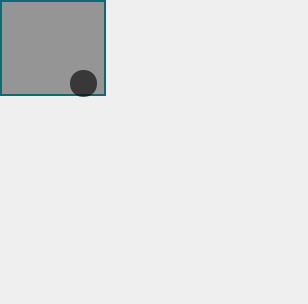
<?xml version="1.0" encoding="UTF-8"?>
<ui version="4.0">
 <class>QRCodeWidget</class>
 <widget class="QWidget" name="QRCodeWidget">
  <property name="geometry">
   <rect>
    <x>0</x>
    <y>0</y>
    <width>308</width>
    <height>304</height>
   </rect>
  </property>
  <property name="windowTitle">
   <string>QRCodeWidget</string>
  </property>
  <property name="styleSheet">
   <string notr="true">QWidget#title,#bottom
{
	background:#FFFFFF;
	border:none;
}

QWidget#qrcodebk
{
	border:2px solid #1ba9ba;
}

QWidget#wtl
{
	border-left:2px solid #1ba9ba;
	border-top:2px solid #1ba9ba;
}

QWidget#wtr
{
	border-right:2px solid #1ba9ba;
	border-top:2px solid #1ba9ba;
}

QWidget#wbl
{
	border-left:2px solid #1ba9ba;
	border-bottom:2px solid #1ba9ba;
}

QWidget#wbr
{
	border-right:2px solid #1ba9ba;
	border-bottom:2px solid #1ba9ba;
}

QWidget#splitLine
{
	background-color: qlineargradient(spread:pad, x1:0, y1:0, x2:1, y2:0, stop:0 #001ba9ba,stop:0.2 #1ba9ba, stop:0.8 #1ba9ba, stop:1 #001ba9ba);
}

QWidget#bt,#bb,#bl,#br
{
	background-color:#60000000;
}
QWidget#center
{
	background-color:#01000000;
}

QPushButton#btnClose{
 border:none;
border-radius: 13px;
background:#A0000000;
image:url(:/Images/close_hover.png);
}
QPushButton#btnClose:hover{
	background:#F25561;
}
QPushButton#btnClose:pressed{
	background:#E74450;
}</string>
  </property>
  <layout class="QHBoxLayout" name="horizontalLayout_2">
   <property name="spacing">
    <number>0</number>
   </property>
   <property name="leftMargin">
    <number>0</number>
   </property>
   <property name="topMargin">
    <number>0</number>
   </property>
   <property name="rightMargin">
    <number>0</number>
   </property>
   <property name="bottomMargin">
    <number>0</number>
   </property>
   <item>
    <widget class="QWidget" name="bk" native="true">
     <widget class="QWidget" name="qrcodebk" native="true">
      <property name="geometry">
       <rect>
        <x>0</x>
        <y>0</y>
        <width>106</width>
        <height>96</height>
       </rect>
      </property>
      <property name="cursor">
       <cursorShape>OpenHandCursor</cursorShape>
      </property>
      <layout class="QVBoxLayout" name="verticalLayout_2">
       <property name="spacing">
        <number>0</number>
       </property>
       <property name="leftMargin">
        <number>0</number>
       </property>
       <property name="topMargin">
        <number>0</number>
       </property>
       <property name="rightMargin">
        <number>0</number>
       </property>
       <property name="bottomMargin">
        <number>0</number>
       </property>
       <item>
        <widget class="QWidget" name="bt" native="true">
         <property name="minimumSize">
          <size>
           <width>0</width>
           <height>48</height>
          </size>
         </property>
         <property name="maximumSize">
          <size>
           <width>16777215</width>
           <height>48</height>
          </size>
         </property>
        </widget>
       </item>
       <item>
        <widget class="QWidget" name="widget_2" native="true">
         <layout class="QHBoxLayout" name="horizontalLayout">
          <property name="spacing">
           <number>0</number>
          </property>
          <property name="leftMargin">
           <number>0</number>
          </property>
          <property name="topMargin">
           <number>0</number>
          </property>
          <property name="rightMargin">
           <number>0</number>
          </property>
          <property name="bottomMargin">
           <number>0</number>
          </property>
          <item>
           <widget class="QWidget" name="bl" native="true">
            <property name="minimumSize">
             <size>
              <width>48</width>
              <height>0</height>
             </size>
            </property>
            <property name="maximumSize">
             <size>
              <width>48</width>
              <height>16777215</height>
             </size>
            </property>
           </widget>
          </item>
          <item>
           <widget class="QWidget" name="center" native="true">
            <widget class="QWidget" name="wtl" native="true">
             <property name="geometry">
              <rect>
               <x>140</x>
               <y>140</y>
               <width>22</width>
               <height>22</height>
              </rect>
             </property>
             <property name="minimumSize">
              <size>
               <width>22</width>
               <height>22</height>
              </size>
             </property>
             <property name="maximumSize">
              <size>
               <width>22</width>
               <height>22</height>
              </size>
             </property>
            </widget>
            <widget class="QWidget" name="wtr" native="true">
             <property name="geometry">
              <rect>
               <x>202</x>
               <y>140</y>
               <width>22</width>
               <height>22</height>
              </rect>
             </property>
             <property name="minimumSize">
              <size>
               <width>22</width>
               <height>22</height>
              </size>
             </property>
             <property name="maximumSize">
              <size>
               <width>22</width>
               <height>22</height>
              </size>
             </property>
            </widget>
            <widget class="QWidget" name="wbr" native="true">
             <property name="geometry">
              <rect>
               <x>212</x>
               <y>150</y>
               <width>22</width>
               <height>22</height>
              </rect>
             </property>
             <property name="minimumSize">
              <size>
               <width>22</width>
               <height>22</height>
              </size>
             </property>
             <property name="maximumSize">
              <size>
               <width>22</width>
               <height>22</height>
              </size>
             </property>
            </widget>
            <widget class="QWidget" name="wbl" native="true">
             <property name="geometry">
              <rect>
               <x>150</x>
               <y>150</y>
               <width>22</width>
               <height>22</height>
              </rect>
             </property>
             <property name="minimumSize">
              <size>
               <width>22</width>
               <height>22</height>
              </size>
             </property>
             <property name="maximumSize">
              <size>
               <width>22</width>
               <height>22</height>
              </size>
             </property>
            </widget>
            <widget class="QWidget" name="splitLine" native="true">
             <property name="geometry">
              <rect>
               <x>30</x>
               <y>40</y>
               <width>120</width>
               <height>4</height>
              </rect>
             </property>
             <property name="minimumSize">
              <size>
               <width>0</width>
               <height>4</height>
              </size>
             </property>
             <property name="maximumSize">
              <size>
               <width>16777215</width>
               <height>4</height>
              </size>
             </property>
            </widget>
           </widget>
          </item>
          <item>
           <widget class="QWidget" name="br" native="true">
            <property name="minimumSize">
             <size>
              <width>48</width>
              <height>0</height>
             </size>
            </property>
            <property name="maximumSize">
             <size>
              <width>48</width>
              <height>16777215</height>
             </size>
            </property>
           </widget>
          </item>
         </layout>
        </widget>
       </item>
       <item>
        <widget class="QWidget" name="bb" native="true">
         <property name="minimumSize">
          <size>
           <width>0</width>
           <height>48</height>
          </size>
         </property>
         <property name="maximumSize">
          <size>
           <width>16777215</width>
           <height>48</height>
          </size>
         </property>
        </widget>
       </item>
      </layout>
     </widget>
     <widget class="QPushButton" name="btnClose">
      <property name="geometry">
       <rect>
        <x>70</x>
        <y>70</y>
        <width>27</width>
        <height>27</height>
       </rect>
      </property>
      <property name="minimumSize">
       <size>
        <width>27</width>
        <height>27</height>
       </size>
      </property>
      <property name="maximumSize">
       <size>
        <width>27</width>
        <height>27</height>
       </size>
      </property>
      <property name="cursor">
       <cursorShape>ArrowCursor</cursorShape>
      </property>
      <property name="text">
       <string/>
      </property>
     </widget>
    </widget>
   </item>
  </layout>
 </widget>
 <layoutdefault spacing="6" margin="11"/>
 <resources/>
 <connections/>
</ui>
